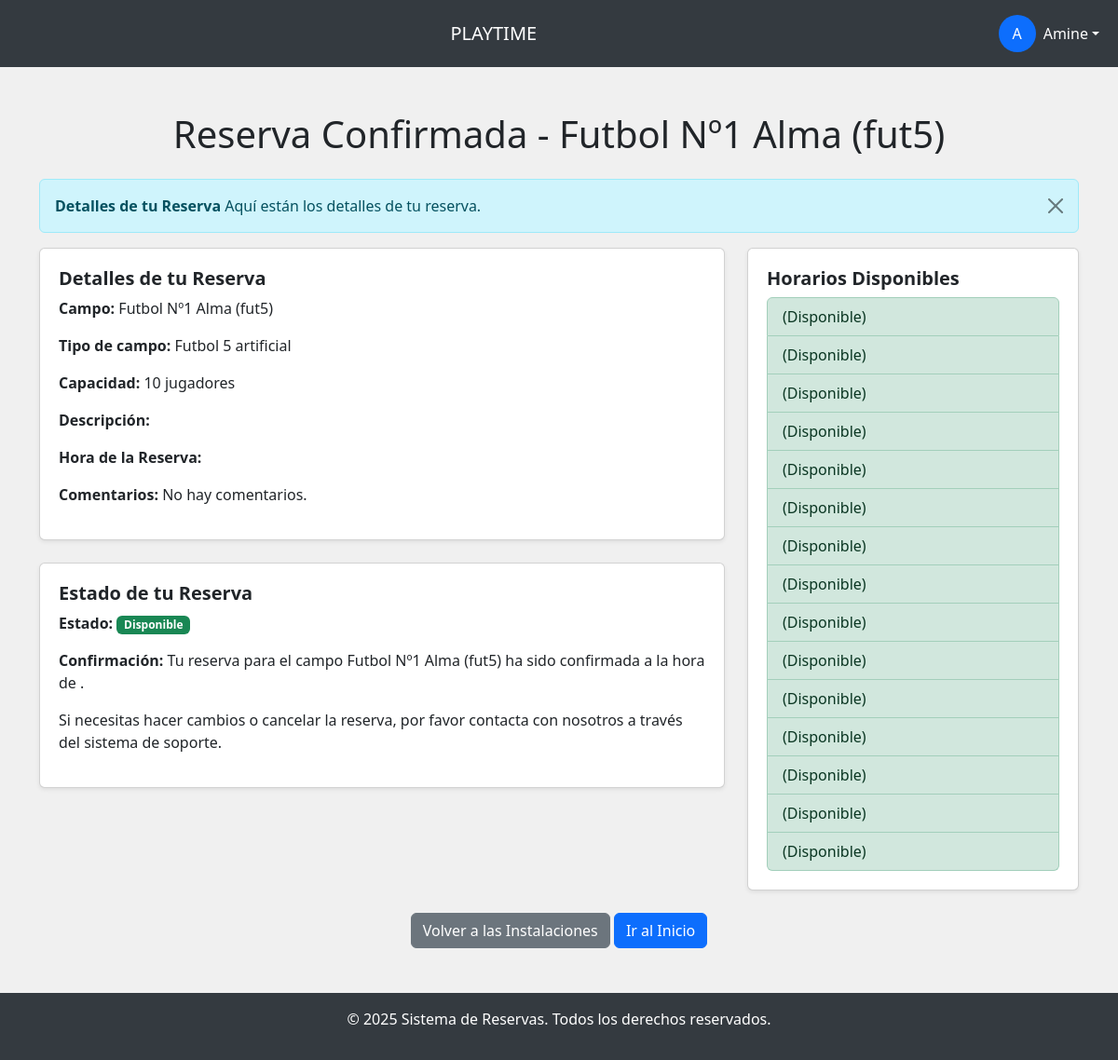
Before: /reservar_campo_confirmado/1/ (signed in) with the older database file.
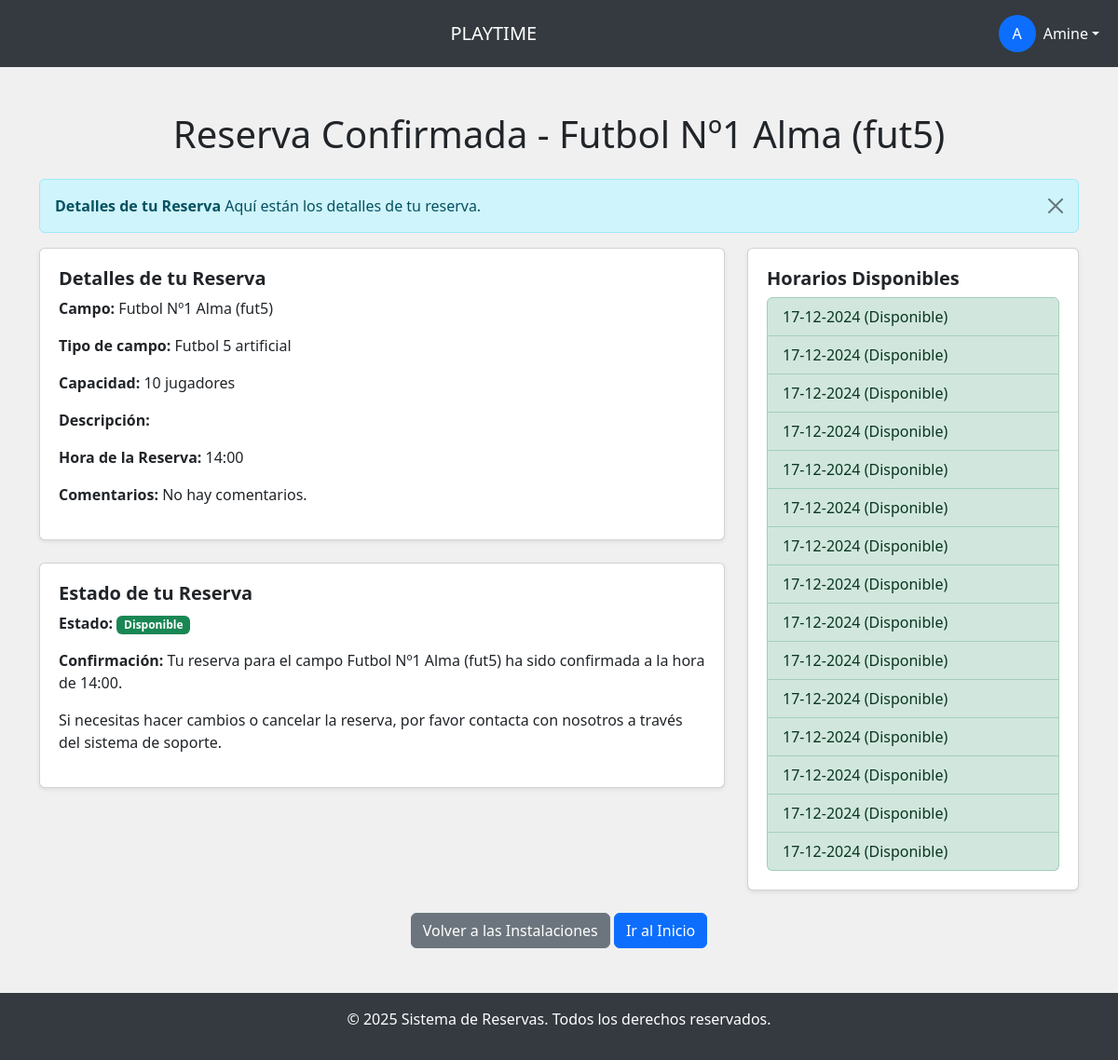
After: the same page with the newer database file.
### Aplicacion1/models.py (models this page shows, shortened)
class Reserva(models.Model):
    cancha = models.ForeignKey(Campo, on_delete=models.CASCADE, related_name='reservas')
    usuario = models.ForeignKey(User, on_delete=models.CASCADE, related_name='reservas')
    fecha_hora_inicio = models.DateTimeField()
    duracion = models.IntegerField(default=1)  # Duración en horas
    precio = models.DecimalField(max_digits=6, decimal_places=2)
    confirmada = models.BooleanField(default=False)  # Agregar campo confirmada
    foto_instalacion = models.ImageField(upload_to="reservas/fotos_instalacion", blank=True, null=True)  # Foto de la instalación
    archivo_reserva = models.FileField(upload_to="reservas/documentos", blank=True, null=True)  # Documento adjunto
    comentario = models.TextField(blank=True)
    class Meta:
        indexes = [
            models.Index(fields=['-fecha_hora_inicio']),  # Índice para ordenar por fecha
        ]

### Aplicacion1/views.py (the view, shortened to what this page needs)
# urls.py: path('reservar_campo_confirmado/<int:campo_id>/', views.reservar_campo_confirmado, name='reservar_campo_confirmado'),
def reservar_campo_confirmado(request, campo_id):
    campo = Campo.objects.get(id=campo_id)
    today = timezone.now().date()
    horarios_disponibles = [today + timedelta(hours=hour) for hour in range(8, 23)]
    horas_reservadas = set(
        Reserva.objects.filter(cancha=campo, fecha_hora_inicio__date=today)
        .values_list('fecha_hora_inicio', flat=True)
    )
    hora_reserva = None  # Inicializamos la variable
    comentarios = request.POST.get('comentarios', "No hay comentarios.")  # Comentario por defecto
    reserva_reciente = Reserva.objects.filter(cancha=campo, usuario=request.user).order_by('-fecha_hora_inicio').first()
    if reserva_reciente:
        hora_reserva = reserva_reciente.fecha_hora_inicio
        comentarios = reserva_reciente.comentario or "No hay comentarios."
    return render(request, 'reservar_campo_confirmado.html', {
        'campo': campo,
        'horarios_disponibles': horarios_disponibles,
        'horas_reservadas': horas_reservadas,
        'hora_reserva': hora_reserva,
        'comentarios': comentarios,
        'mensaje': {
            'tipo': 'info',
            'titulo': 'Detalles de tu Reserva',
            'descripcion': 'Aquí están los detalles de tu reserva.'
        }
    })

### Aplicacion1/templates/reservar_campo_confirmado.html (shortened to what the changed rows need)
{% load custom_filters %}
<!DOCTYPE html>
<html lang="es">
<head>
    <link href="https://cdn.jsdelivr.net/npm/bootstrap@5.3.0-alpha1/dist/css/bootstrap.min.css" rel="stylesheet">
    <link href="https://cdnjs.cloudflare.com/ajax/libs/font-awesome/5.15.4/css/all.min.css" rel="stylesheet">
</head>
<body>
    <div class="container mt-5">
        <h1 class="text-center mb-4">Reserva Confirmada - {{ campo.nombre }}</h1>
        <div class="row">
            <div class="col-md-8">
                <div class="card shadow-sm">
                    <div class="card-body">
                        <h3 class="card-title">Detalles de tu Reserva</h3>
                        <p><strong>Campo:</strong> {{ campo.nombre }}</p>
                        <p><strong>Tipo de campo:</strong> {{ campo.tipo_campo }}</p>
                        <p><strong>Capacidad:</strong> {{ campo.capacidad_jugadores }} jugadores</p>
                        <p><strong>Descripción:</strong> {{ campo.descripcion }}</p>
                        <p><strong>Hora de la Reserva:</strong> {{ hora_reserva|date:"H:i" }}</p>
                        <p><strong>Comentarios:</strong> {{ comentarios|default:"No hay comentarios." }}</p>
                    </div>
                </div>
                <div class="card shadow-sm mt-4">
                    <div class="card-body">
                        <h3 class="card-title">Estado de tu Reserva</h3>
                        <p><strong>Estado:</strong>
                            {% if hora_reserva in horas_reservadas %}
                                <span class="badge bg-danger">Reservado</span>
                            {% else %}
                                <span class="badge bg-success">Disponible</span>
                            {% endif %}
                        </p>
                        <p><strong>Confirmación:</strong> Tu reserva para el campo {{ campo.nombre }} ha sido confirmada a la hora de {{ hora_reserva|date:"H:i" }}.</p>
                        <p>Si necesitas hacer cambios o cancelar la reserva, por favor contacta con nosotros a través del sistema de soporte.</p>
                    </div>
                </div>
            </div>
            <div class="col-md-4">
                <div class="card shadow-sm">
                    <div class="card-body">
                        <ul class="list-group">
                            {% for hora in horarios_disponibles %}
                                <li class="list-group-item
                                    {% if hora in horas_reservadas %}
                                        list-group-item-danger
                                    {% else %}
                                        list-group-item-success
                                    {% endif %}">
                                    {{ hora_reserva|date:"d-m-Y" }}
                                    {% if hora in horas_reservadas %}
                                        (Reservado)
                                    {% else %}
                                        (Disponible)
                                    {% endif %}
                                </li>
                            {% endfor %}
                        </ul>
                                            </div>
                </div>
            </div>
        </div>
    </div>
</body>
</html>

Changed rows visible on the page:
added Reserva: fecha_hora_inicio "14:00", horarios_disponibles "17-12-2024" "17-12-2024" "17-12-2024" "17-12-2024" "17-12-2024" "17-12-2024" "17-12-2024" "17-12-2024" "17-12-2024" "17-12-2024" "17-12-2024" "17-12-2024" "17-12-2024" "17-12-2024" "17-12-2024"
Other visible differences:
new list line: "(Disponible)"
list line gone: "(Disponible)"
